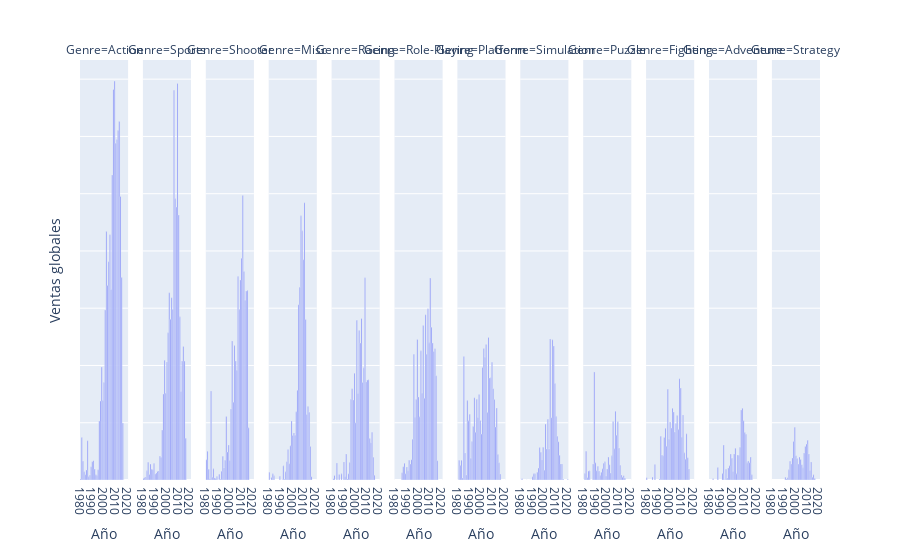

The notebook cell saved with this chart:
### Code cell
fig = px.bar(df_sales_genre, x='Year', y='Global_Sales', facet_col='Genre')
fig.update_yaxes(showticklabels=False)
fig.update_layout(yaxis_title='Ventas globales')
fig.update_xaxes(matches='x')

for axis in fig.layout:
    if axis.startswith("xaxis"):
        fig.layout[axis].title.text = 'Año'

fig.show()

### Figure 1 — Plotly figure (JSON) as saved in the notebook; plotly's stock layout.template omitted (floating-point values rounded to 4 significant figures)
{"data": [{"alignmentgroup": "True", "hovertemplate": "Genre=Action<br>Year=%{x}<br>Global_Sales=%{y}<extra></extra>", "legendgroup": "", "marker": {"color": "#636efa", "pattern": {"shape": ""}}, "name": "", "offsetgroup": "", "orientation": "v", "showlegend": false, "textposition": "auto", "type": "bar", "x": [2009, 2008, 2013, 2012, 2011, 2010, 2007, 2014, 2002, 2005, 2004, 2015, 2003, 2006, 2001, 1998, 2000, 1999, 1997, 1996, 2016, 1981, 1986, 1991, 1982, 1990, 1989, 1992, 1995, 1985, 1983, 1984, 1993, 1988, 1994, 1987, 1980, 2017], "xaxis": "x", "y": [139.4, 136.4, 125.2, 122.0, 119.0, 117.6, 106.5, 99.02, 86.77, 85.69, 76.26, 70.7, 67.93, 66.58, 59.39, 39.44, 34.04, 27.78, 27.58, 20.58, 19.91, 14.84, 13.74, 6.76, 6.52, 6.39, 4.64, 3.83, 3.57, 3.52, 2.86, 1.85, 1.81, 1.75, 1.55, 1.12, 0.34, 0.01], "yaxis": "y"}, {"alignmentgroup": "True", "hovertemplate": "Genre=Sports<br>Year=%{x}<br>Global_Sales=%{y}<extra></extra>", "legendgroup": "", "marker": {"color": "#636efa", "pattern": {"shape": ""}}, "name": "", "offsetgroup": "", "orientation": "v", "showlegend": false, "textposition": "auto", "type": "bar", "x": [2009, 2006, 2007, 2008, 2010, 2002, 2004, 2005, 2011, 2003, 2001, 2014, 1998, 2013, 2015, 2000, 2012, 1999, 1997, 1996, 2016, 1994, 1995, 1984, 1989, 1986, 1987, 1988, 1983, 1993, 1992, 1991, 1990, 1985, 1982, 1981, 1980], "xaxis": "x2", "y": [138.5, 136.2, 98.2, 95.34, 92.53, 65.42, 63.68, 59.54, 56.99, 56.11, 51.43, 46.66, 41.79, 41.55, 41.54, 41.19, 30.93, 30.29, 30.02, 17.45, 14.6, 8.39, 7.98, 6.18, 5.72, 5.57, 3.72, 3.6, 3.2, 3.18, 2.95, 2.41, 2.11, 1.96, 1.05, 0.79, 0.49], "yaxis": "y2"}, {"alignmentgroup": "True", "hovertemplate": "Genre=Shooter<br>Year=%{x}<br>Global_Sales=%{y}<extra></extra>", "legendgroup": "", "marker": {"color": "#636efa", "pattern": {"shape": ""}}, "name": "", "offsetgroup": "", "orientation": "v", "showlegend": false, "textposition": "auto", "type": "bar", "x": [2011, 2010, 2012, 2007, 2009, 2015, 2014, 2013, 2008, 2002, 2004, 2005, 2006, 1984, 2003, 2001, 1997, 2016, 1999, 1981, 1998, 1994, 1980, 1996, 2000, 1995, 1986, 1982, 1993, 1991, 1989, 1985, 1987, 1988, 1983, 1992], "xaxis": "x3", "y": [99.36, 77.41, 72.86, 71.04, 69.89, 66.15, 66, 62.8, 59.51, 48.58, 46.95, 41.6, 38.37, 31.1, 27.14, 24.77, 22.17, 18.22, 12.25, 10.04, 9.8, 8.3, 7.07, 6.91, 6.81, 4.15, 3.89, 3.79, 3.08, 2, 1.2, 1, 0.71, 0.51, 0.48, 0.29], "yaxis": "y3"}, {"alignmentgroup": "True", "hovertemplate": "Genre=Misc<br>Year=%{x}<br>Global_Sales=%{y}<extra></extra>", "legendgroup": "", "marker": {"color": "#636efa", "pattern": {"shape": ""}}, "name": "", "offsetgroup": "", "orientation": "v", "showlegend": false, "textposition": "auto", "type": "bar", "x": [2010, 2007, 2008, 2009, 2006, 2005, 2011, 2004, 2013, 2003, 2014, 2012, 1999, 2001, 2002, 2000, 1998, 2015, 1996, 1995, 1997, 1992, 1994, 1980, 1983, 1984, 1989, 2016, 1982, 1993, 1991], "xaxis": "x4", "y": [96.86, 92.27, 87.03, 76.94, 67.35, 61.24, 56.08, 31.32, 25.65, 23.82, 23.68, 22.92, 20.65, 16.4, 15.67, 15.54, 11.94, 11.69, 10.68, 6.4, 5.69, 4.94, 2.86, 2.71, 2.14, 1.45, 1.28, 1.17, 0.87, 0.3, 0.08], "yaxis": "y4"}, {"alignmentgroup": "True", "hovertemplate": "Genre=Racing<br>Year=%{x}<br>Global_Sales=%{y}<extra></extra>", "legendgroup": "", "marker": {"color": "#636efa", "pattern": {"shape": ""}}, "name": "", "offsetgroup": "", "orientation": "v", "showlegend": false, "textposition": "auto", "type": "bar", "x": [2008, 2005, 2001, 2003, 2004, 2007, 1999, 2011, 2010, 2009, 2006, 1997, 2002, 1996, 1998, 2000, 2014, 2012, 2013, 1992, 2015, 1990, 1995, 1984, 1994, 1988, 1986, 2016, 1982, 1991, 1981, 1993], "xaxis": "x5", "y": [70.66, 56.42, 55.81, 52.19, 47.86, 39.17, 37.27, 35.01, 34.93, 34.19, 34.09, 31.91, 30.2, 28.24, 27.9, 19.99, 16.69, 14.46, 13.04, 9.04, 7.92, 6.26, 6.09, 5.95, 2.19, 2.14, 1.96, 1.64, 1.57, 1.14, 0.48, 0.36], "yaxis": "y5"}, {"alignmentgroup": "True", "hovertemplate": "Genre=Role-Playing<br>Year=%{x}<br>Global_Sales=%{y}<extra></extra>", "legendgroup": "", "marker": {"color": "#636efa", "pattern": {"shape": ""}}, "name": "", "offsetgroup": "", "orientation": "v", "showlegend": false, "textposition": "auto", "type": "bar", "x": [2010, 2008, 2006, 2004, 2011, 1999, 2009, 2012, 2014, 2002, 2013, 1996, 2007, 2015, 2003, 2000, 2005, 1998, 2001, 1997, 1995, 1994, 1992, 2016, 1988, 1993, 1987, 1990, 1991, 1986, 1989, 2017], "xaxis": "x6", "y": [70.52, 59.83, 57.73, 53.95, 53.37, 49.09, 47.9, 47.81, 45.86, 45.13, 44.92, 43.96, 43.89, 36.44, 30.28, 29.03, 28.55, 28.09, 22.06, 21.79, 14.26, 7.11, 6.86, 6.76, 5.88, 5.59, 4.65, 4.52, 3.25, 2.52, 2.2, 0.04], "yaxis": "y6"}, {"alignmentgroup": "True", "hovertemplate": "Genre=Platform<br>Year=%{x}<br>Global_Sales=%{y}<extra></extra>", "legendgroup": "", "marker": {"color": "#636efa", "pattern": {"shape": ""}}, "name": "", "offsetgroup": "", "orientation": "v", "showlegend": false, "textposition": "auto", "type": "bar", "x": [2006, 2004, 2002, 1985, 2003, 2009, 2001, 2008, 2007, 2010, 1998, 1994, 1996, 2011, 1988, 2013, 2005, 1990, 1997, 1999, 1989, 1993, 2012, 1995, 2000, 1992, 1986, 2014, 1991, 1981, 1983, 2015, 1982, 2016, 1987, 1984], "xaxis": "x7", "y": [49.8, 47.34, 45.97, 43.17, 42.89, 41.09, 39.28, 35.7, 35.59, 31.9, 29.88, 28.74, 28.23, 28.11, 27.73, 25.12, 23.56, 22.97, 21.85, 20.82, 20.66, 18.67, 18.55, 16.69, 16.06, 13.42, 9.39, 8.89, 7.64, 6.93, 6.93, 6.05, 5.03, 2.07, 1.74, 0.69], "yaxis": "y7"}, {"alignmentgroup": "True", "hovertemplate": "Genre=Simulation<br>Year=%{x}<br>Global_Sales=%{y}<extra></extra>", "legendgroup": "", "marker": {"color": "#636efa", "pattern": {"shape": ""}}, "name": "", "offsetgroup": "", "orientation": "v", "showlegend": false, "textposition": "auto", "type": "bar", "x": [2005, 2007, 2008, 2009, 2010, 2006, 2003, 2001, 2011, 2012, 1999, 1996, 2004, 2002, 1997, 2013, 1998, 2015, 2014, 1995, 2000, 1994, 1991, 1992, 1990, 1981, 2016, 2020, 1993, 1988, 1985], "xaxis": "x8", "y": [49.27, 48.97, 46.76, 33.71, 22.15, 21.77, 21.21, 19.54, 15.28, 13.38, 11.44, 11.33, 10.85, 10.81, 9.65, 8.67, 7.11, 5.62, 5.55, 4.18, 3.38, 2.73, 2.14, 2.14, 1.14, 0.45, 0.39, 0.29, 0.19, 0.03, 0.03], "yaxis": "y8"}, {"alignmentgroup": "True", "hovertemplate": "Genre=Puzzle<br>Year=%{x}<br>Global_Sales=%{y}<extra></extra>", "legendgroup": "", "marker": {"color": "#636efa", "pattern": {"shape": ""}}, "name": "", "offsetgroup": "", "orientation": "v", "showlegend": false, "textposition": "auto", "type": "bar", "x": [1989, 2007, 2005, 2009, 2008, 2010, 2006, 1982, 2004, 2001, 1998, 1990, 1997, 1988, 2002, 2011, 1992, 1996, 2000, 1991, 1985, 1993, 1984, 1995, 2003, 1981, 2012, 1994, 2014, 1999, 2013, 1983, 2015], "xaxis": "x9", "y": [37.75, 24, 20.45, 20.31, 15.59, 11.18, 10.9, 10.03, 8.43, 8, 6.34, 6, 5.89, 5.58, 5.34, 5.11, 4.84, 3.91, 3.82, 3.24, 3.21, 3.17, 3.14, 2.71, 2.42, 2.24, 1.76, 1.53, 1.5, 1.36, 0.99, 0.78, 0.7], "yaxis": "y9"}, {"alignmentgroup": "True", "hovertemplate": "Genre=Fighting<br>Year=%{x}<br>Global_Sales=%{y}<extra></extra>", "legendgroup": "", "marker": {"color": "#636efa", "pattern": {"shape": ""}}, "name": "", "offsetgroup": "", "orientation": "v", "showlegend": false, "textposition": "auto", "type": "bar", "x": [2008, 2009, 1998, 2002, 2003, 2011, 2006, 2000, 2005, 2001, 1996, 2007, 2004, 2014, 1992, 2010, 1995, 1999, 1997, 2012, 1993, 1994, 2015, 2013, 1987, 2016, 1985, 1980, 1991], "xaxis": "x10", "y": [35.38, 32.15, 31.66, 25.02, 23.73, 22.68, 22.55, 20.22, 19.72, 18.12, 18.06, 17.61, 16.78, 16.15, 15.25, 14.89, 14.85, 14.26, 11.76, 9.51, 8.75, 8.47, 7.78, 7.21, 5.42, 3.86, 1.05, 0.77, 0.39], "yaxis": "y10"}, {"alignmentgroup": "True", "hovertemplate": "Genre=Adventure<br>Year=%{x}<br>Global_Sales=%{y}<extra></extra>", "legendgroup": "", "marker": {"color": "#636efa", "pattern": {"shape": ""}}, "name": "", "offsetgroup": "", "orientation": "v", "showlegend": false, "textposition": "auto", "type": "bar", "x": [2008, 2007, 2009, 2010, 2011, 1992, 2006, 2002, 2001, 1998, 2004, 2005, 2015, 1999, 2013, 2014, 2012, 1997, 1987, 1996, 1994, 2000, 1991, 2003, 2016, 1995, 1983, 1993], "xaxis": "x11", "y": [25.02, 24.47, 20.68, 16.57, 15.98, 12.24, 11.47, 11.05, 9.12, 9.05, 8.7, 8.53, 8.03, 7.6, 6.61, 6.06, 5.99, 4.96, 4.38, 4.19, 3.74, 2.98, 2.24, 2.14, 1.81, 0.72, 0.4, 0.07], "yaxis": "y11"}, {"alignmentgroup": "True", "hovertemplate": "Genre=Strategy<br>Year=%{x}<br>Global_Sales=%{y}<extra></extra>", "legendgroup": "", "marker": {"color": "#636efa", "pattern": {"shape": ""}}, "name": "", "offsetgroup": "", "orientation": "v", "showlegend": false, "textposition": "auto", "type": "bar", "x": [1999, 2010, 1998, 2009, 2008, 2007, 2011, 2000, 2003, 1997, 2001, 2004, 1995, 2013, 1996, 2002, 2005, 2006, 1994, 2012, 2015, 2014, 1991, 1993, 2016, 1992], "xaxis": "x12", "y": [18.46, 13.87, 13.47, 12.56, 11.69, 9.42, 9.06, 8.5, 7.99, 7.71, 7.55, 7.19, 6.51, 6.33, 5.61, 5.56, 5.37, 4.27, 3.56, 3.33, 1.82, 0.99, 0.94, 0.81, 0.5, 0.36], "yaxis": "y12"}], "layout": {"annotations": [{"font": {}, "showarrow": false, "text": "Genre=Action", "x": 0.0325, "xanchor": "center", "xref": "paper", "y": 1, "yanchor": "bottom", "yref": "paper"}, {"font": {}, "showarrow": false, "text": "Genre=Sports", "x": 0.1175, "xanchor": "center", "xref": "paper", "y": 1, "yanchor": "bottom", "yref": "paper"}, {"font": {}, "showarrow": false, "text": "Genre=Shooter", "x": 0.2025, "xanchor": "center", "xref": "paper", "y": 1, "yanchor": "bottom", "yref": "paper"}, {"font": {}, "showarrow": false, "text": "Genre=Misc", "x": 0.2875, "xanchor": "center", "xref": "paper", "y": 1, "yanchor": "bottom", "yref": "paper"}, {"font": {}, "showarrow": false, "text": "Genre=Racing", "x": 0.3725, "xanchor": "center", "xref": "paper", "y": 1, "yanchor": "bottom", "yref": "paper"}, {"font": {}, "showarrow": false, "text": "Genre=Role-Playing", "x": 0.4575, "xanchor": "center", "xref": "paper", "y": 1, "yanchor": "bottom", "yref": "paper"}, {"font": {}, "showarrow": false, "text": "Genre=Platform", "x": 0.5425, "xanchor": "center", "xref": "paper", "y": 1, "yanchor": "bottom", "yref": "paper"}, {"font": {}, "showarrow": false, "text": "Genre=Simulation", "x": 0.6275, "xanchor": "center", "xref": "paper", "y": 1, "yanchor": "bottom", "yref": "paper"}, {"font": {}, "showarrow": false, "text": "Genre=Puzzle", "x": 0.7125, "xanchor": "center", "xref": "paper", "y": 1, "yanchor": "bottom", "yref": "paper"}, {"font": {}, "showarrow": false, "text": "Genre=Fighting", "x": 0.7975, "xanchor": "center", "xref": "paper", "y": 1, "yanchor": "bottom", "yref": "paper"}, {"font": {}, "showarrow": false, "text": "Genre=Adventure", "x": 0.8825, "xanchor": "center", "xref": "paper", "y": 1, "yanchor": "bottom", "yref": "paper"}, {"font": {}, "showarrow": false, "text": "Genre=Strategy", "x": 0.9675, "xanchor": "center", "xref": "paper", "y": 1, "yanchor": "bottom", "yref": "paper"}], "barmode": "relative", "legend": {"tracegroupgap": 0}, "margin": {"t": 60}, "xaxis": {"anchor": "y", "domain": [0, 0.065], "matches": "x", "title": {"text": "Año"}}, "xaxis10": {"anchor": "y10", "domain": [0.765, 0.83], "matches": "x", "title": {"text": "Año"}}, "xaxis11": {"anchor": "y11", "domain": [0.85, 0.915], "matches": "x", "title": {"text": "Año"}}, "xaxis12": {"anchor": "y12", "domain": [0.935, 1], "matches": "x", "title": {"text": "Año"}}, "xaxis2": {"anchor": "y2", "domain": [0.085, 0.15], "matches": "x", "title": {"text": "Año"}}, "xaxis3": {"anchor": "y3", "domain": [0.17, 0.235], "matches": "x", "title": {"text": "Año"}}, "xaxis4": {"anchor": "y4", "domain": [0.255, 0.32], "matches": "x", "title": {"text": "Año"}}, "xaxis5": {"anchor": "y5", "domain": [0.34, 0.405], "matches": "x", "title": {"text": "Año"}}, "xaxis6": {"anchor": "y6", "domain": [0.425, 0.49], "matches": "x", "title": {"text": "Año"}}, "xaxis7": {"anchor": "y7", "domain": [0.51, 0.575], "matches": "x", "title": {"text": "Año"}}, "xaxis8": {"anchor": "y8", "domain": [0.595, 0.66], "matches": "x", "title": {"text": "Año"}}, "xaxis9": {"anchor": "y9", "domain": [0.68, 0.745], "matches": "x", "title": {"text": "Año"}}, "yaxis": {"anchor": "x", "domain": [0, 1], "showticklabels": false, "title": {"text": "Ventas globales"}}, "yaxis10": {"anchor": "x10", "domain": [0, 1], "matches": "y", "showticklabels": false}, "yaxis11": {"anchor": "x11", "domain": [0, 1], "matches": "y", "showticklabels": false}, "yaxis12": {"anchor": "x12", "domain": [0, 1], "matches": "y", "showticklabels": false}, "yaxis2": {"anchor": "x2", "domain": [0, 1], "matches": "y", "showticklabels": false}, "yaxis3": {"anchor": "x3", "domain": [0, 1], "matches": "y", "showticklabels": false}, "yaxis4": {"anchor": "x4", "domain": [0, 1], "matches": "y", "showticklabels": false}, "yaxis5": {"anchor": "x5", "domain": [0, 1], "matches": "y", "showticklabels": false}, "yaxis6": {"anchor": "x6", "domain": [0, 1], "matches": "y", "showticklabels": false}, "yaxis7": {"anchor": "x7", "domain": [0, 1], "matches": "y", "showticklabels": false}, "yaxis8": {"anchor": "x8", "domain": [0, 1], "matches": "y", "showticklabels": false}, "yaxis9": {"anchor": "x9", "domain": [0, 1], "matches": "y", "showticklabels": false}}}
